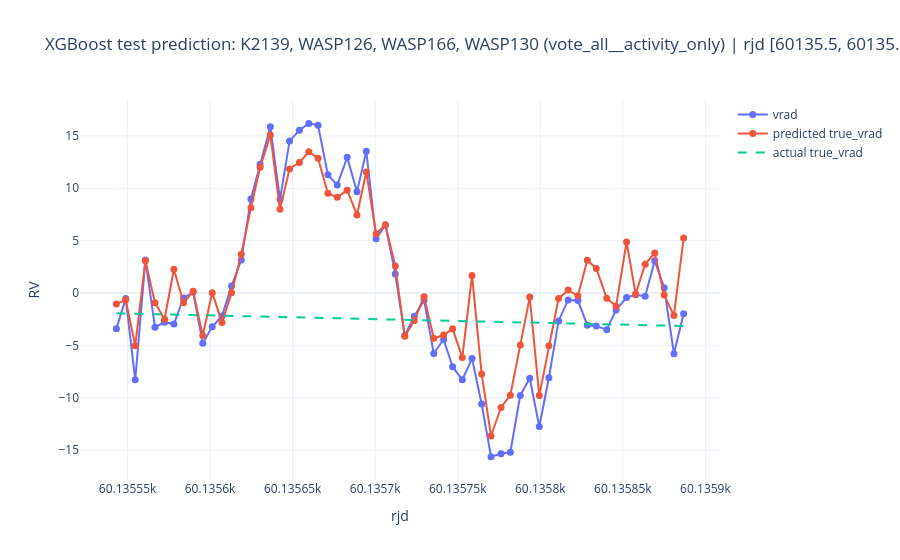

This figure's notebook cell:
### Code cell
model_to_plot = best_model_name#best_model_name
prediction_df = prediction_tables[model_to_plot]
plot_metrics = xgb_results_df.set_index('model_name').loc[model_to_plot]

rjd_min = 60.1355e3
rjd_max = 60.1359e3
plot_prediction_df = prediction_df.loc[
    prediction_df['rjd'].between(rjd_min, rjd_max)
].copy()

if plot_prediction_df.empty:
    raise ValueError(f'No prediction rows found in rjd range [{rjd_min}, {rjd_max}].')

display(
    pd.Series(
    {
        'model_name': model_to_plot,
        'mae': plot_metrics['test_mae'],
        'rmse': plot_metrics['test_rmse'],
        'r2': plot_metrics['test_r2'],
        'n_test_rows': len(prediction_df),
        'n_plot_rows': len(plot_prediction_df),
        'rjd_min': rjd_min,
        'rjd_max': rjd_max,
    }
    ).to_frame('value')
)

fig = go.Figure()
fig.add_trace(
    go.Scatter(
        x=plot_prediction_df['rjd'],
        y=plot_prediction_df['iccf_rv_subtract_mean'],
        mode='markers+lines',
        marker=dict(size=7),
        name='vrad',
        hovertemplate='rjd=%{x}<br>vrad=%{y}<extra></extra>',
    )
)
fig.add_trace(
    go.Scatter(
        x=plot_prediction_df['rjd'],
        y=plot_prediction_df['predicted_true_vrad'],
        mode='markers+lines',
        marker=dict(size=7),
        name='predicted true_vrad',
        hovertemplate='rjd=%{x}<br>predicted true_vrad=%{y}<extra></extra>',
    )
)
fig.add_trace(
    go.Scatter(
        x=plot_prediction_df['rjd'],
        y=plot_prediction_df[target_column],
        mode='lines',
        line=dict(width=2, dash='dash'),
        name='actual true_vrad',
        hovertemplate='rjd=%{x}<br>actual true_vrad=%{y}<extra></extra>',
    )
)
fig.update_layout(
    title=f'XGBoost test prediction: {test_label} ({model_to_plot}) | rjd [{rjd_min}, {rjd_max}]',
    xaxis_title='rjd',
    yaxis_title='RV',
    template='plotly_white',
    hovermode='closest',
)
fig.show()

plot_prediction_df.head()

### Figure 1 — Plotly figure (JSON) as saved in the notebook; plotly's stock layout.template omitted (floating-point values rounded to 4 significant figures)
{"data": [{"hovertemplate": "rjd=%{x}<br>vrad=%{y}<extra></extra>", "marker": {"size": 7}, "mode": "markers+lines", "name": "vrad", "type": "scatter", "x": [60140.0, 60140.0, 60140.0, 60140.0, 60140.0, 60140.0, 60140.0, 60140.0, 60140.0, 60140.0, 60140.0, 60140.0, 60140.0, 60140.0, 60140.0, 60140.0, 60140.0, 60140.0, 60140.0, 60140.0, 60140.0, 60140.0, 60140.0, 60140.0, 60140.0, 60140.0, 60140.0, 60140.0, 60140.0, 60140.0, 60140.0, 60140.0, 60140.0, 60140.0, 60140.0, 60140.0, 60140.0, 60140.0, 60140.0, 60140.0, 60140.0, 60140.0, 60140.0, 60140.0, 60140.0, 60140.0, 60140.0, 60140.0, 60140.0, 60140.0, 60140.0, 60140.0, 60140.0, 60140.0, 60140.0, 60140.0, 60140.0, 60140.0, 60140.0, 60140.0], "y": [-3.401, -0.5301, -8.291, 3.159, -3.258, -2.794, -2.966, -0.4671, 0.07073, -4.799, -3.225, -2.189, 0.6811, 3.159, 8.97, 12.3, 15.87, 8.925, 14.51, 15.55, 16.2, 16.01, 11.28, 10.3, 12.97, 9.659, 13.54, 5.171, 6.504, 1.808, -4.062, -2.226, -0.6769, -5.77, -4.434, -7.04, -8.276, -6.258, -10.59, -15.62, -15.35, -15.2, -9.775, -8.138, -12.75, -8.085, -2.664, -0.6617, -0.7189, -3.071, -3.153, -3.506, -1.612, -0.429, -0.1734, -0.3069, 3.09, 0.5037, -5.791, -1.968]}, {"hovertemplate": "rjd=%{x}<br>predicted true_vrad=%{y}<extra></extra>", "marker": {"size": 7}, "mode": "markers+lines", "name": "predicted true_vrad", "type": "scatter", "x": [60140.0, 60140.0, 60140.0, 60140.0, 60140.0, 60140.0, 60140.0, 60140.0, 60140.0, 60140.0, 60140.0, 60140.0, 60140.0, 60140.0, 60140.0, 60140.0, 60140.0, 60140.0, 60140.0, 60140.0, 60140.0, 60140.0, 60140.0, 60140.0, 60140.0, 60140.0, 60140.0, 60140.0, 60140.0, 60140.0, 60140.0, 60140.0, 60140.0, 60140.0, 60140.0, 60140.0, 60140.0, 60140.0, 60140.0, 60140.0, 60140.0, 60140.0, 60140.0, 60140.0, 60140.0, 60140.0, 60140.0, 60140.0, 60140.0, 60140.0, 60140.0, 60140.0, 60140.0, 60140.0, 60140.0, 60140.0, 60140.0, 60140.0, 60140.0, 60140.0], "y": [-1.048, -0.6509, -5.027, 3.086, -0.923, -2.502, 2.268, -0.9356, 0.1593, -4.06, 0.03431, -2.806, 0.03673, 3.714, 8.132, 12.0, 15.08, 8.002, 11.85, 12.46, 13.49, 12.86, 9.521, 9.139, 9.824, 7.453, 11.56, 5.664, 6.509, 2.586, -4.12, -2.62, -0.3508, -4.327, -4.007, -3.418, -6.167, 1.684, -7.726, -13.65, -10.92, -9.754, -4.971, -0.3873, -9.794, -5.025, -0.5107, 0.2779, -0.263, 3.136, 2.35, -0.4985, -1.251, 4.871, -0.1007, 2.746, 3.825, -0.1936, -2.144, 5.25]}, {"hovertemplate": "rjd=%{x}<br>actual true_vrad=%{y}<extra></extra>", "line": {"dash": "dash", "width": 2}, "mode": "lines", "name": "actual true_vrad", "type": "scatter", "x": [60140.0, 60140.0, 60140.0, 60140.0, 60140.0, 60140.0, 60140.0, 60140.0, 60140.0, 60140.0, 60140.0, 60140.0, 60140.0, 60140.0, 60140.0, 60140.0, 60140.0, 60140.0, 60140.0, 60140.0, 60140.0, 60140.0, 60140.0, 60140.0, 60140.0, 60140.0, 60140.0, 60140.0, 60140.0, 60140.0, 60140.0, 60140.0, 60140.0, 60140.0, 60140.0, 60140.0, 60140.0, 60140.0, 60140.0, 60140.0, 60140.0, 60140.0, 60140.0, 60140.0, 60140.0, 60140.0, 60140.0, 60140.0, 60140.0, 60140.0, 60140.0, 60140.0, 60140.0, 60140.0, 60140.0, 60140.0, 60140.0, 60140.0, 60140.0, 60140.0], "y": [-1.94, -1.96, -1.98, -2.0, -2.02, -2.04, -2.06, -2.08, -2.1, -2.12, -2.14, -2.16, -2.18, -2.2, -2.23, -2.24, -2.27, -2.29, -2.31, -2.33, -2.35, -2.37, -2.39, -2.41, -2.43, -2.45, -2.47, -2.49, -2.51, -2.53, -2.55, -2.57, -2.59, -2.61, -2.63, -2.65, -2.67, -2.7, -2.72, -2.74, -2.76, -2.78, -2.8, -2.82, -2.84, -2.86, -2.88, -2.9, -2.92, -2.94, -2.96, -2.98, -3.0, -3.02, -3.04, -3.06, -3.08, -3.1, -3.12, -3.15]}], "layout": {"hovermode": "closest", "title": {"text": "XGBoost test prediction: K2139, WASP126, WASP166, WASP130 (vote_all__activity_only) | rjd [60135.5, 60135.9]"}, "xaxis": {"title": {"text": "rjd"}}, "yaxis": {"title": {"text": "RV"}}}}
